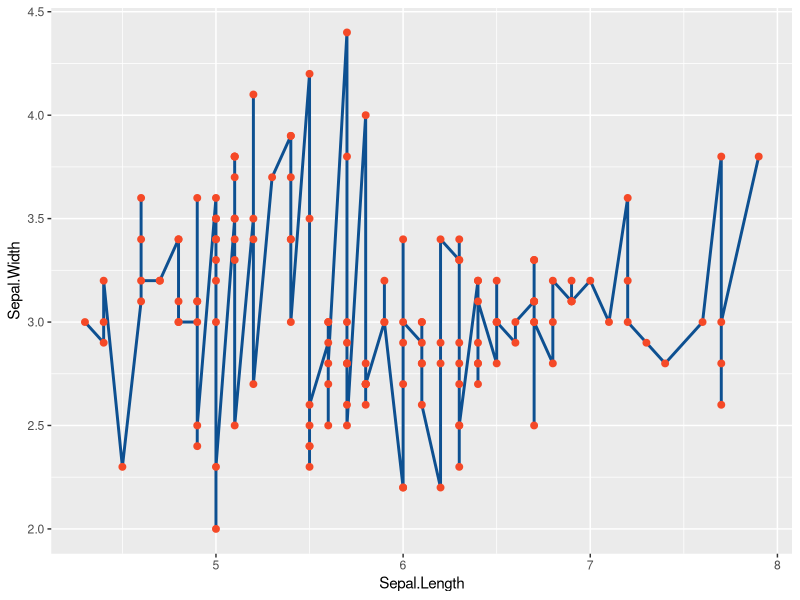
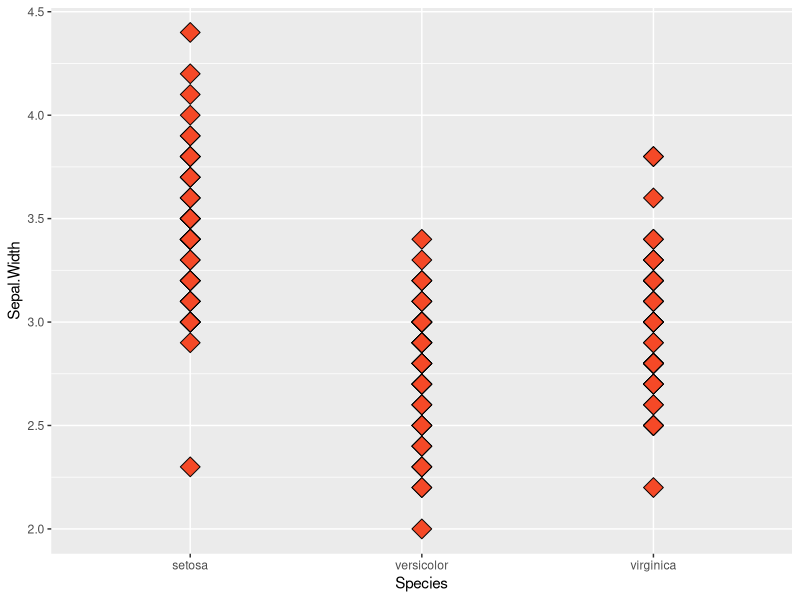
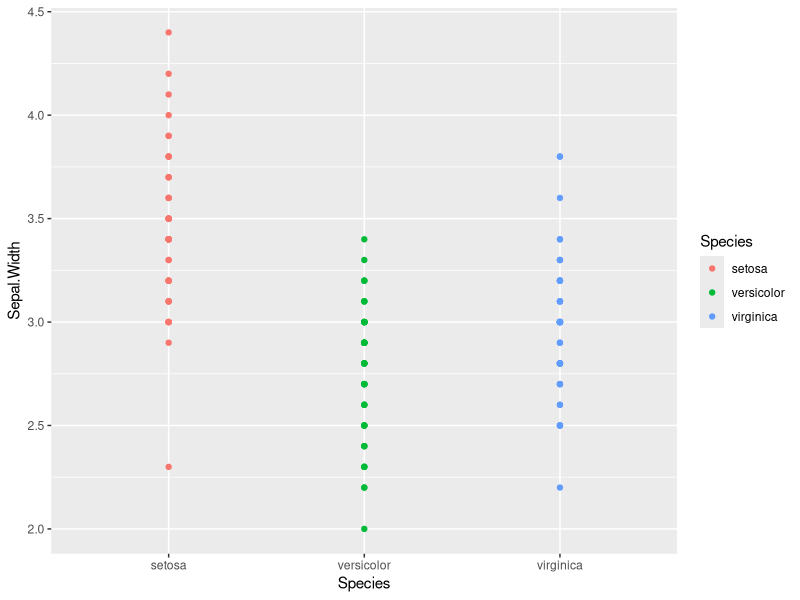
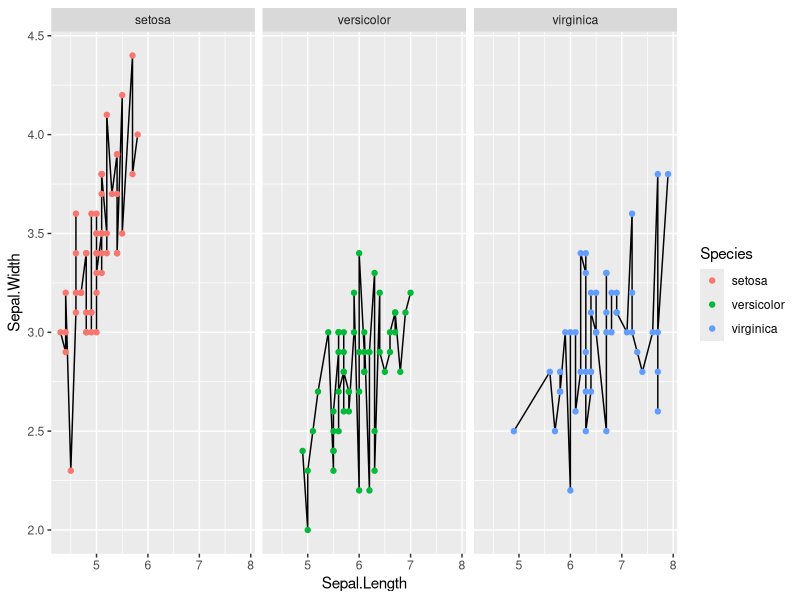

Write R code to recreate these figures, in order.
library(tidyverse)

ggplot(data = iris,
       aes(x = Sepal.Length,
           y = Sepal.Width))+
  geom_line(color = "#0D5091", linewidth = 1)+
  geom_point(color = "#F54927", size = 2)
  

ggplot(data = iris,
       aes(x = Species,
           y = Sepal.Width))+
  geom_point(fill = "#F54927", size = 5, alpha = 1,
             color = "black",
             shape = 23)


ggplot(data = iris,
       aes(x = Species,
           y = Sepal.Width,
           color = Species))+
  geom_point()


ggplot(data = iris,
       aes(x = Sepal.Length,
           y = Sepal.Width,
           color = Species))+
  geom_line(color = "black")+
geom_point()+
  facet_wrap(~Species)
